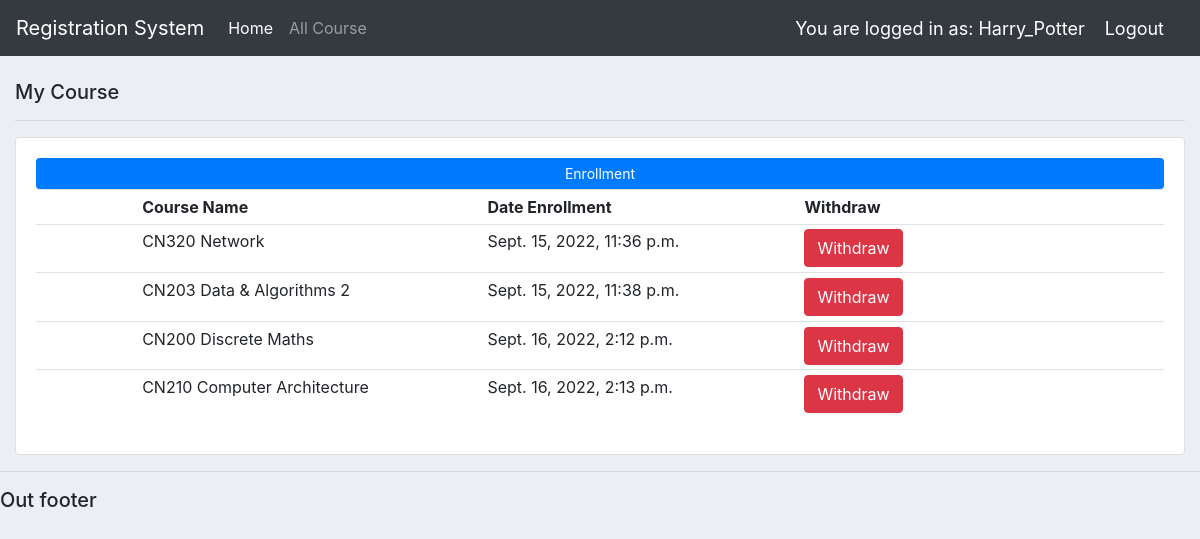
Screenshot of / (signed in) with the database file from the repository.
### users/models.py (models this page shows, shortened)
class Order(models.Model):
    user = models.ForeignKey(User, null=True, on_delete= models.SET_NULL)
    course = models.ForeignKey(Course, null=True, on_delete= models.SET_NULL)
    date_created = models.DateTimeField(auto_now_add=True, null=True)

class Course(models.Model):
    course_num = models.CharField(max_length=5)
    course_name = models.CharField(max_length=64)
    seat = models.IntegerField(null=True)
    maxSeat = models.IntegerField(null=True)
    semester = models.IntegerField(null=True)
    year = models.IntegerField(null=True)
    state = models.BooleanField(default=None)
    def __str__(self):
        return f"{self.course_num} {self.course_name} "

### users/views.py (the view)
# urls.py: 2. Add a URL to urlpatterns:  path('', views.home, name='home')
@login_required(login_url='login')
def home(request, message=None):
	user = User.objects.get(pk=request.user.id)
	orders = Order.objects.filter(user=user)
	context = {'orders':orders, "err_message": message}
	return render(request, 'users/dashboard.html', context, )

### users/templates/users/dashboard.html (shortened to what this page needs)
{%  extends 'users/main.html' %}
{% block content %}
<br>
	<div class="col-md">
		<h5>My Course</h5>
		<hr>
		<div class="card card-body">
			<a class="btn btn-primary btn-sm btn-block" href="{% url 'create_enrollment' %}">Enrollment</a>
			<table class="table table-sm">
				<tr>
					<th width="30"></th>
					<th width="60">Course Name</th>
					<th width="30">Date Enrollment</th>
					<th width="30">Withdraw</th>
				</tr>
				{% for order in orders %}
					<tr>
						<td></td>
						<td>{{order.course}}</td>
						<td>{{order.date_created}}</td>
						<td>
							<form action="{% url 'delete_enrollment' order.id %}">
								<button type="submit" class="btn btn-danger" onclick="return confirm('Are you sure ??')">Withdraw</button>
							</form>
						</td>
					</tr>
				{% endfor %}
			</table>
		</div>
	</div>
{% endblock %}

### users/templates/users/navbar.html (shortened to what this page needs)
  <nav class="navbar navbar-expand-lg navbar-dark bg-dark">
      <a class="navbar-brand" href="#">Registration System</a>
      <div class="collapse navbar-collapse" id="navbarNav">
        <ul class="navbar-nav">
          <li class="nav-item active">
            <a class="nav-link" href={% url 'home' %}>Home</a>
          </li>
          <li class="nav-item">
            <a class="nav-link" href={% url 'all_course' %}>All Course</a>
          </li>
        </ul>
      </div>
      <span class="hello-msg">You are logged in as: {{request.user}}  </span>
      <span ><a  class="hello-msg" href="{% url 'logout' %}">Logout</a></span>
    </nav>

### static/css/main.css (style rules this page uses)
body { background-color: #ebeff5; }

### users/templates/users/navbar.html (style rules this page uses)
.hello-msg { font-size: 18px; color: white; margin-right: 20px; }

### rows the page displays
Order: course "CN320 Network", date_created "Sept. 15, 2022, 11:36 p.m."
Order: course "CN203 Data & Algorithms 2", date_created "Sept. 15, 2022, 11:38 p.m."
Order: course "CN200 Discrete Maths", date_created "Sept. 16, 2022, 2:12 p.m."
Order: course "CN210 Computer Architecture", date_created "Sept. 16, 2022, 2:13 p.m."

### other values shown
{{ request.user }} "Harry_Potter"
